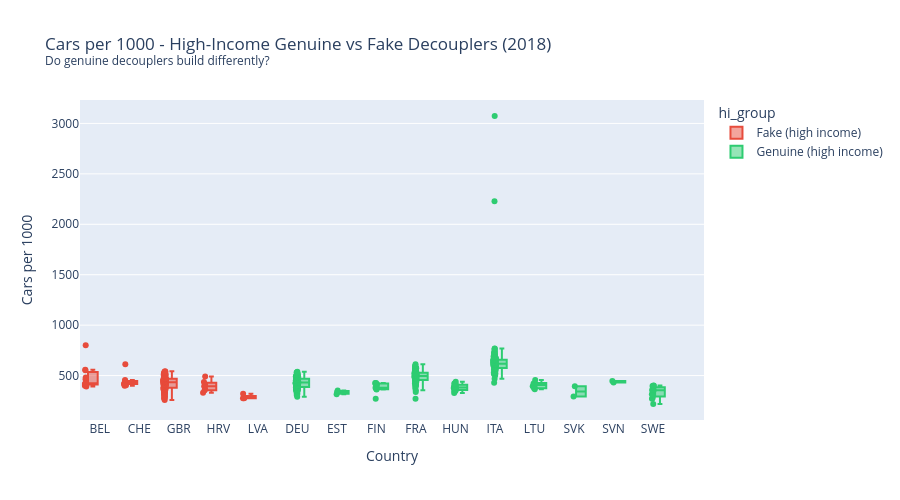

The notebook cell this image was saved under:
### Code cell
# High-income genuine vs high-income fake
hi_df = snap_cars[
    (snap_cars['income_group'] == 'High income') &
    (snap_cars['group'].isin(['Genuine', 'Fake']))
].copy()
hi_df['hi_group'] = hi_df['group'].map({
    'Genuine': 'Genuine (high income)',
    'Fake':    'Fake (high income)',
})

hi_colors = {
    'Genuine (high income)': '#2ecc71',
    'Fake (high income)':    '#e74c3c',
}

print("High-income countries in each group:")
print(hi_df.groupby('hi_group')['iso_code'].unique().to_string())

fig = px.box(
    hi_df,
    x='iso_code',
    y='cars_per_1000',
    color='hi_group',
    points='all',
    hover_name='city_name',
    color_discrete_map=hi_colors,
    title=f'Cars per 1000 - High-Income Genuine vs Fake Decouplers ({YEAR_CARS})<br>'
          '<sup>Do genuine decouplers build differently?</sup>',
    labels={'cars_per_1000': 'Cars per 1000', 'iso_code': 'Country'},
    height=500
)
fig.show()

print(f"\nHigh-income group comparison ({YEAR_CARS}):")
print(
    hi_df.groupby('hi_group')['cars_per_1000']
    .agg(['median', 'mean', 'count'])
    .round(1)
    .to_string()
)

### Figure 1 — Plotly figure (JSON) as saved in the notebook; plotly's stock layout.template omitted (floating-point values rounded to 4 significant figures; data arrays with more than 128 entries replaced by an {"elided": "..."} marker saying what was removed)
{"data": [{"alignmentgroup": "True", "boxpoints": "all", "hovertemplate": "<b>%{hovertext}</b><br><br>hi_group=Fake (high income)<br>Country=%{x}<br>Cars per 1000=%{y}<extra></extra>", "hovertext": {"elided": "167 null values"}, "legendgroup": "Fake (high income)", "marker": {"color": "#e74c3c"}, "name": "Fake (high income)", "notched": false, "offsetgroup": "Fake (high income)", "orientation": "v", "showlegend": true, "type": "box", "x": {"elided": "167 str values"}, "x0": " ", "xaxis": "x", "y": {"elided": "167 float values"}, "y0": " ", "yaxis": "y"}, {"alignmentgroup": "True", "boxpoints": "all", "hovertemplate": "<b>%{hovertext}</b><br><br>hi_group=Genuine (high income)<br>Country=%{x}<br>Cars per 1000=%{y}<extra></extra>", "hovertext": {"elided": "344 null values"}, "legendgroup": "Genuine (high income)", "marker": {"color": "#2ecc71"}, "name": "Genuine (high income)", "notched": false, "offsetgroup": "Genuine (high income)", "orientation": "v", "showlegend": true, "type": "box", "x": {"elided": "344 str values"}, "x0": " ", "xaxis": "x", "y": {"elided": "344 float values"}, "y0": " ", "yaxis": "y"}], "layout": {"boxmode": "group", "height": 500, "legend": {"title": {"text": "hi_group"}, "tracegroupgap": 0}, "title": {"text": "Cars per 1000 - High-Income Genuine vs Fake Decouplers (2018)<br><sup>Do genuine decouplers build differently?</sup>"}, "xaxis": {"anchor": "y", "domain": [0, 1], "title": {"text": "Country"}}, "yaxis": {"anchor": "x", "domain": [0, 1], "title": {"text": "Cars per 1000"}}}}
